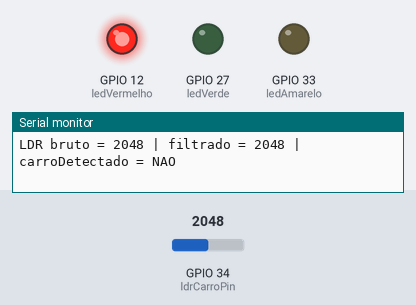
Simulated run of this sketch. Board: ESP32. Shown: output pins drawn as LEDs (lit = HIGH), the last lines printed to the serial monitor. Inputs (shaded band) come from the test bench; at power-on: GPIO 34 (ldrCarroPin) = 2048. WiFi joins after 1.5 s; servers stay silent unless stated; no MQTT or app messages arrive unless stated.

Above: at 2.8 s.
2.9 s: GPIO 34 (ldrCarroPin) set to 1547
5.9 s: GPIO 34 (ldrCarroPin) set to 1483
At 7.9 s:
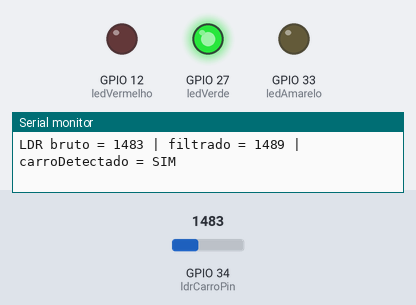
Timing chart, 0 to 9.4 s (numbered marks = the images above; inputs shaded):
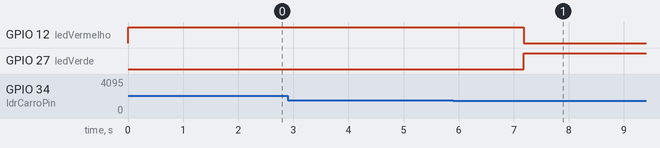

Measured:
- the behaviour switches between 1484 and 1483 on GPIO 34 (ldrCarroPin) (found by bisection; images 0 and 1)
- after the input at 5.9 s, GPIO 12 (ledVermelho): HIGH → LOW after 1.3 s; GPIO 27 (ledVerde): LOW → HIGH after 1.3 s

The sketch:

semaforo1.ino
```cpp
/*
 * SEMÁFORO 1 (VIA PRINCIPAL) + MQTT UBIDOTS
 * - LDR no ESP1 detecta carro (sombra)
 * - Envia para Ubidots:
 *    ldr-carro-s1        (numérico)
 *    carro-esperando-s1  (0 ou 1)
 *    estado-texto        ("vermelho","verde","amarelo")
 */

#include <WiFi.h>
#include <PubSubClient.h>

// ---------------------- WIFI ----------------------
const char* WIFI_SSID = "Telefone Samel";
const char* WIFI_PASS = "Chiovat123";

// ---------------------- UBIDOTS MQTT ----------------------
const char* UBIDOTS_TOKEN     = "BBUS-QrgIjqLuDaWRvGkhk7hvefjQT6rlxn";
const char* MQTT_BROKER      = "industrial.api.ubidots.com";
const int   MQTT_PORT        = 1883;
const char* MQTT_CLIENT_NAME = "esp32-semaforo-1";

// DEVICE E VARIÁVEIS (labels IGUAIS no Ubidots)
const char* DEVICE_LABEL_S1        = "esp32_t17_g01";
const char* VAR_LDR_CARRO_S1       = "ldr-carro-s1";
const char* VAR_CARRO_ESPERANDO_S1 = "carro-esperando-s1";
const char* VAR_ESTADO_TEXTO_S1    = "estado-texto";

// ---------------------- PINOS ----------------------
const int ledVerde    = 27;
const int ledAmarelo  = 33;
const int ledVermelho = 12;

const int ldrCarroPin = 34;   // LDR do carro (entrada analógica)

// ---------------------- LDR / CARRO ----------------------
int  ldrBruto     = 0;
int  ldrFiltrado  = 0;
int  limiarCarro  = 1500;   // ABAIXO disso = carro (sombra)
bool carroDetectado = false;

// ---------------------- ESTADOS DO SEMÁFORO ----------------------
enum EstadoS1 {
  VERDE,
  AMARELO,
  VERMELHO
};

EstadoS1 estadoAtual = VERMELHO;
String   estadoTexto = "vermelho";

unsigned long tempoEstado = 0;

// tempos em ms
const long TEMPO_VERMELHO_MIN     = 2000; // mínimo em vermelho
const long TEMPO_VERDE_APOS_SAIDA = 3000; // verde extra depois que o carro sai
const long TEMPO_AMARELO          = 2000;

// ---------------------- TIMERS LEITURA / MQTT ----------------------
unsigned long ultimoPingLdr = 0;
unsigned long ultimoPublish = 0;

const long INTERVALO_LDR  = 250;   // 0,25 s
const long INTERVALO_MQTT = 2000;  // 2 s

// ---------------------- CLIENTES ----------------------
WiFiClient wifiClient;
PubSubClient client(wifiClient);

// =====================================================
// WIFI
// =====================================================
void setup_wifi() {
  Serial.print("\nConectando ao WiFi ");
  Serial.print(WIFI_SSID);
  Serial.println(" ...");

  WiFi.begin(WIFI_SSID, WIFI_PASS);

  while (WiFi.status() != WL_CONNECTED) {
    Serial.print(".");
    delay(400);
  }

  Serial.println("\nWiFi conectado!");
  Serial.print("IP: ");
  Serial.println(WiFi.localIP());
}

// =====================================================
// MQTT
// =====================================================
void reconnect() {
  while (!client.connected()) {
    Serial.print("Conectando ao MQTT... ");
    if (client.connect(MQTT_CLIENT_NAME, UBIDOTS_TOKEN, "")) {
      Serial.println("Conectado!");
    } else {
      Serial.print("Falhou, rc=");
      Serial.print(client.state());
      Serial.println(" Tentando novamente em 4s...");
      delay(4000);
    }
  }
}

// envia 3 variáveis
void publicarDados() {
  Serial.println(">> ENTROU em publicarDados()");  // DEBUG

  // 1) LDR filtrado
  char payload1[64];
  sprintf(payload1, "{\"value\": %d}", ldrFiltrado);

  char topic1[128];
  sprintf(topic1, "/v1.6/devices/%s/%s", DEVICE_LABEL_S1, VAR_LDR_CARRO_S1);
  client.publish(topic1, payload1);

  // 2) Carro detectado (0/1)
  char payload2[64];
  sprintf(payload2, "{\"value\": %d}", carroDetectado ? 1 : 0);

  char topic2[128];
  sprintf(topic2, "/v1.6/devices/%s/%s", DEVICE_LABEL_S1, VAR_CARRO_ESPERANDO_S1);
  client.publish(topic2, payload2);

  // 3) Estado do semáforo (texto)
  char topic3[128];
  sprintf(topic3, "/v1.6/devices/%s/%s", DEVICE_LABEL_S1, VAR_ESTADO_TEXTO_S1);
  client.publish(topic3, estadoTexto.c_str());

  Serial.print("MQTT -> LDR=");
  Serial.print(ldrFiltrado);
  Serial.print(" | carro=");
  Serial.print(carroDetectado ? 1 : 0);
  Serial.print(" | estado=");
  Serial.println(estadoTexto);
}

// =====================================================
// SETUP
// =====================================================
void setup() {
  Serial.begin(115200);

  pinMode(ledVerde,    OUTPUT);
  pinMode(ledAmarelo,  OUTPUT);
  pinMode(ledVermelho, OUTPUT);
  pinMode(ldrCarroPin, INPUT);

  // começa vermelho
  digitalWrite(ledVerde,    LOW);
  digitalWrite(ledAmarelo,  LOW);
  digitalWrite(ledVermelho, HIGH);

  estadoAtual = VERMELHO;
  estadoTexto = "vermelho";
  tempoEstado = millis();

  setup_wifi();
  client.setServer(MQTT_BROKER, MQTT_PORT);
}

// =====================================================
// LOOP
// =====================================================
void loop() {
  if (!client.connected()) {
    reconnect();
  }
  client.loop();

  unsigned long agora = millis();

  // -------- LEITURA LDR + FILTRO --------
  if (agora - ultimoPingLdr > INTERVALO_LDR) {
    ultimoPingLdr = agora;

    int leitura = analogRead(ldrCarroPin);  // 0..4095

    static bool init = false;
    if (!init) {
      ldrFiltrado = leitura;
      init = true;
    } else {
      ldrFiltrado = (ldrFiltrado * 3 + leitura) / 4; // média móvel
    }

    carroDetectado = (ldrFiltrado < limiarCarro);

    Serial.print("LDR bruto = ");
    Serial.print(leitura);
    Serial.print(" | filtrado = ");
    Serial.print(ldrFiltrado);
    Serial.print(" | carroDetectado = ");
    Serial.println(carroDetectado ? "SIM" : "NAO");
  }

  // -------- MÁQUINA DE ESTADOS --------
  switch (estadoAtual) {
    case VERMELHO: {
      digitalWrite(ledVerde,    LOW);
      digitalWrite(ledAmarelo,  LOW);
      digitalWrite(ledVermelho, HIGH);
      estadoTexto = "vermelho";

      if ((agora - tempoEstado > TEMPO_VERMELHO_MIN) && carroDetectado) {
        estadoAtual = VERDE;
        tempoEstado = agora;
        Serial.println("Carro detectado + tempo mínimo -> VERDE");
      }
      break;
    }

    case VERDE: {
      digitalWrite(ledVerde,    HIGH);
      digitalWrite(ledAmarelo,  LOW);
      digitalWrite(ledVermelho, LOW);
      estadoTexto = "verde";

      static bool esperandoFechar = false;

      if (carroDetectado) {
        esperandoFechar = false;
        tempoEstado = agora;
      } else {
        if (!esperandoFechar) {
          esperandoFechar = true;
          tempoEstado = agora;
          Serial.println("Carro saiu -> contando tempo extra de VERDE...");
        } else if (agora - tempoEstado > TEMPO_VERDE_APOS_SAIDA) {
          estadoAtual = AMARELO;
          tempoEstado = agora;
          esperandoFechar = false;
          Serial.println("Tempo extra de VERDE acabou -> AMARELO");
        }
      }
      break;
    }

    case AMARELO: {
      digitalWrite(ledVerde,    LOW);
      digitalWrite(ledAmarelo,  HIGH);
      digitalWrite(ledVermelho, LOW);
      estadoTexto = "amarelo";

      if (agora - tempoEstado > TEMPO_AMARELO) {
        estadoAtual = VERMELHO;
        tempoEstado = agora;
        Serial.println("AMARELO acabou -> VERMELHO");
      }
      break;
    }
  }

  // -------- PUBLICAÇÃO MQTT --------
  if (agora - ultimoPublish > INTERVALO_MQTT) {
    Serial.println("Agendando publish...");   // DEBUG
    ultimoPublish = agora;
    publicarDados();
  }
}
```
